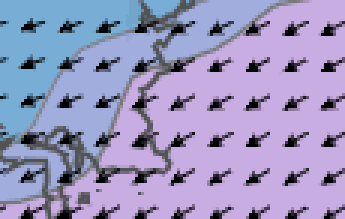
#> input picture sample.png, 115 x 73 px (shown 3 times larger)
$ python detect_shape.py   (Python 2 division)
#> lines starting #> are read from the running program, lines starting #| are printed output that depends on the picture; after the words box and inside, x2 and y2 are one past the last pixel; in counts of white or black regions, pixels touching at a corner belong together; pictures that were not available may be replaced by others from this repository, and a replacement may not be noted
#!/usr/bin/python
import cv2
import numpy as np
from matplotlib import pyplot as plt

img_rgb = cv2.imread('sample.png')
#> img_rgb is the input picture: shape (73, 115, 3); mean B, G, R 191, 149.6, 154.1
img_gray = cv2.cvtColor(img_rgb, cv2.COLOR_BGR2GRAY)
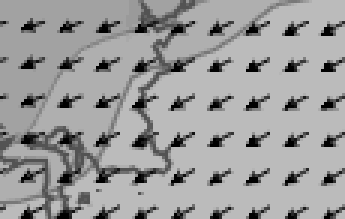
#> img_gray: shape (73, 115) (shown 3 times larger); min 1, max 187, mean 155.7

directions=['n','ne','s']
for direction in directions:
	template = cv2.imread(direction+'.png',0)
#> template: shape (73, 115); min 0, max 187, mean 155.2
	w, h = template.shape[::-1]
#> w = 115; h = 73

	count=0
	res = cv2.matchTemplate(img_gray,template,cv2.TM_CCOEFF_NORMED)
#> res = [1]
	threshold = 0.85
	loc = np.where( res >= threshold)
#> loc = ([0], [0])
	for pt in zip(*loc[::-1]):
		cv2.rectangle(img_rgb, pt, (pt[0] + w, pt[1] + h), (0,0,255), 2)
		count=count+1
#> this loop made 1 pass
#> (pt, count) on pass 1: ((0, 0), 1)
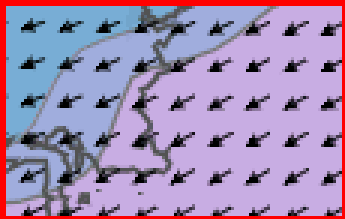
#> img_rgb: shape (73, 115, 3) (shown 3 times larger); 6.61% of pixels changed, all inside (x1, y1, x2, y2) = (0, 0, 115, 73)
#> after the loop, count = 1
	#cv2.imwrite('res.png',img_rgb)

	print 'dir', direction, count
#| dir n 1

	# Show blobs
	cv2.imshow("Keypoints", img_rgb)
	cv2.waitKey(0)
#> pass 2 of the loop `for direction in directions:`:
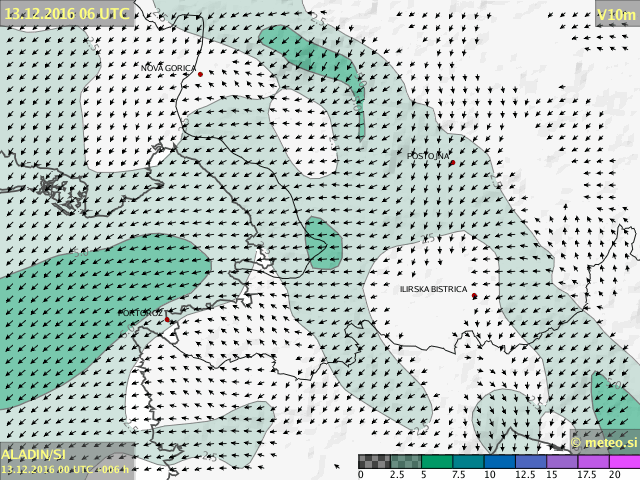
#> input picture ad_20161213-0000_vm-va10m_si-sw_006.png, 640 x 480 px, given in place of ne.png, which was not available
#> `template = cv2.imread(direction+'.png',0)`:
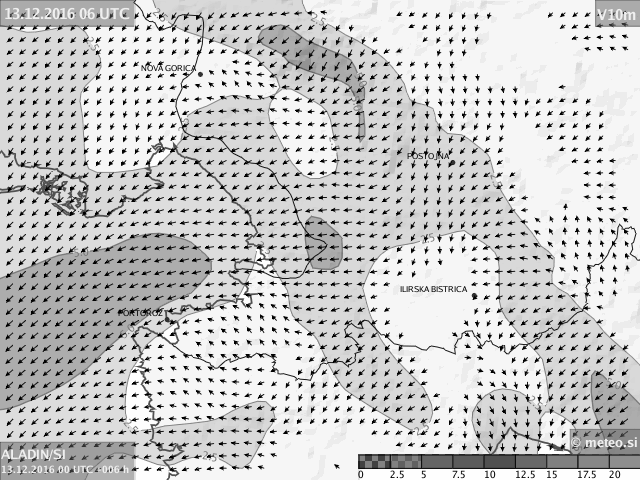
#> template: shape (480, 640); min 0, max 254, mean 201.8
#> `res = cv2.matchTemplate(img_gray,template,cv2.TM_CCOEFF_NORMED)`:
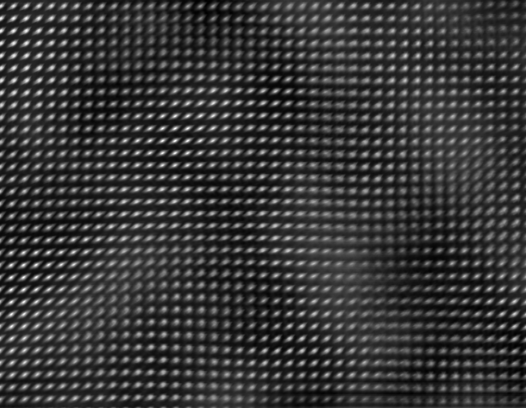
#> res: shape (408, 526) float32; min -0.182, max 0.671, mean 0.00664; drawn with min black and max white
#> loc = (empty array, empty array)
#> after the loop `for pt in zip(*loc[::-1]):`: count = 0
#| dir ne 0
